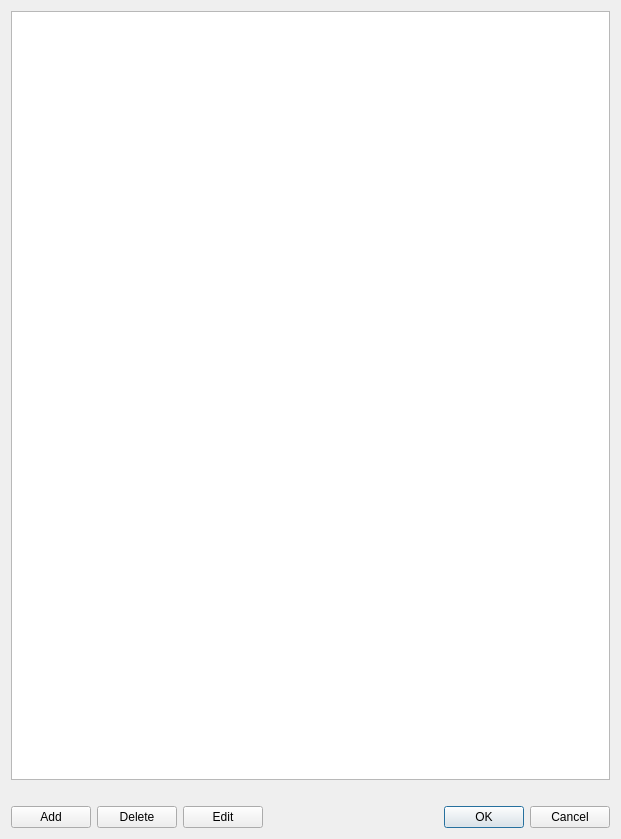
<?xml version="1.0" encoding="UTF-8"?>
<ui version="4.0">
 <class>DlgRolesEditor</class>
 <widget class="QDialog" name="DlgRolesEditor">
  <property name="geometry">
   <rect>
    <x>0</x>
    <y>0</y>
    <width>621</width>
    <height>839</height>
   </rect>
  </property>
  <property name="windowTitle">
   <string>Roles editor dialog</string>
  </property>
  <layout class="QVBoxLayout" name="verticalLayout">
   <item>
    <widget class="QTableWidget" name="twRoles">
     <property name="alternatingRowColors">
      <bool>true</bool>
     </property>
    </widget>
   </item>
   <item>
    <widget class="QLabel" name="lblStatus">
     <property name="text">
      <string/>
     </property>
    </widget>
   </item>
   <item>
    <layout class="QHBoxLayout" name="horizontalLayout">
     <item>
      <widget class="QPushButton" name="pbAddRole">
       <property name="font">
        <font>
         <weight>50</weight>
         <bold>false</bold>
        </font>
       </property>
       <property name="text">
        <string>Add</string>
       </property>
      </widget>
     </item>
     <item>
      <widget class="QPushButton" name="pbDeleteRole">
       <property name="font">
        <font>
         <weight>50</weight>
         <bold>false</bold>
        </font>
       </property>
       <property name="text">
        <string>Delete</string>
       </property>
      </widget>
     </item>
     <item>
      <widget class="QPushButton" name="pbEditRole">
       <property name="font">
        <font>
         <weight>50</weight>
         <bold>false</bold>
        </font>
       </property>
       <property name="text">
        <string>Edit</string>
       </property>
      </widget>
     </item>
     <item>
      <spacer name="horizontalSpacer">
       <property name="orientation">
        <enum>Qt::Horizontal</enum>
       </property>
       <property name="sizeHint" stdset="0">
        <size>
         <width>40</width>
         <height>20</height>
        </size>
       </property>
      </spacer>
     </item>
     <item>
      <widget class="QDialogButtonBox" name="buttonBox">
       <property name="orientation">
        <enum>Qt::Horizontal</enum>
       </property>
       <property name="standardButtons">
        <set>QDialogButtonBox::Cancel|QDialogButtonBox::Ok</set>
       </property>
      </widget>
     </item>
    </layout>
   </item>
  </layout>
 </widget>
 <resources/>
 <connections>
  <connection>
   <sender>buttonBox</sender>
   <signal>accepted()</signal>
   <receiver>DlgRolesEditor</receiver>
   <slot>accept()</slot>
   <hints>
    <hint type="sourcelabel">
     <x>248</x>
     <y>254</y>
    </hint>
    <hint type="destinationlabel">
     <x>157</x>
     <y>274</y>
    </hint>
   </hints>
  </connection>
  <connection>
   <sender>buttonBox</sender>
   <signal>rejected()</signal>
   <receiver>DlgRolesEditor</receiver>
   <slot>reject()</slot>
   <hints>
    <hint type="sourcelabel">
     <x>316</x>
     <y>260</y>
    </hint>
    <hint type="destinationlabel">
     <x>286</x>
     <y>274</y>
    </hint>
   </hints>
  </connection>
 </connections>
</ui>
